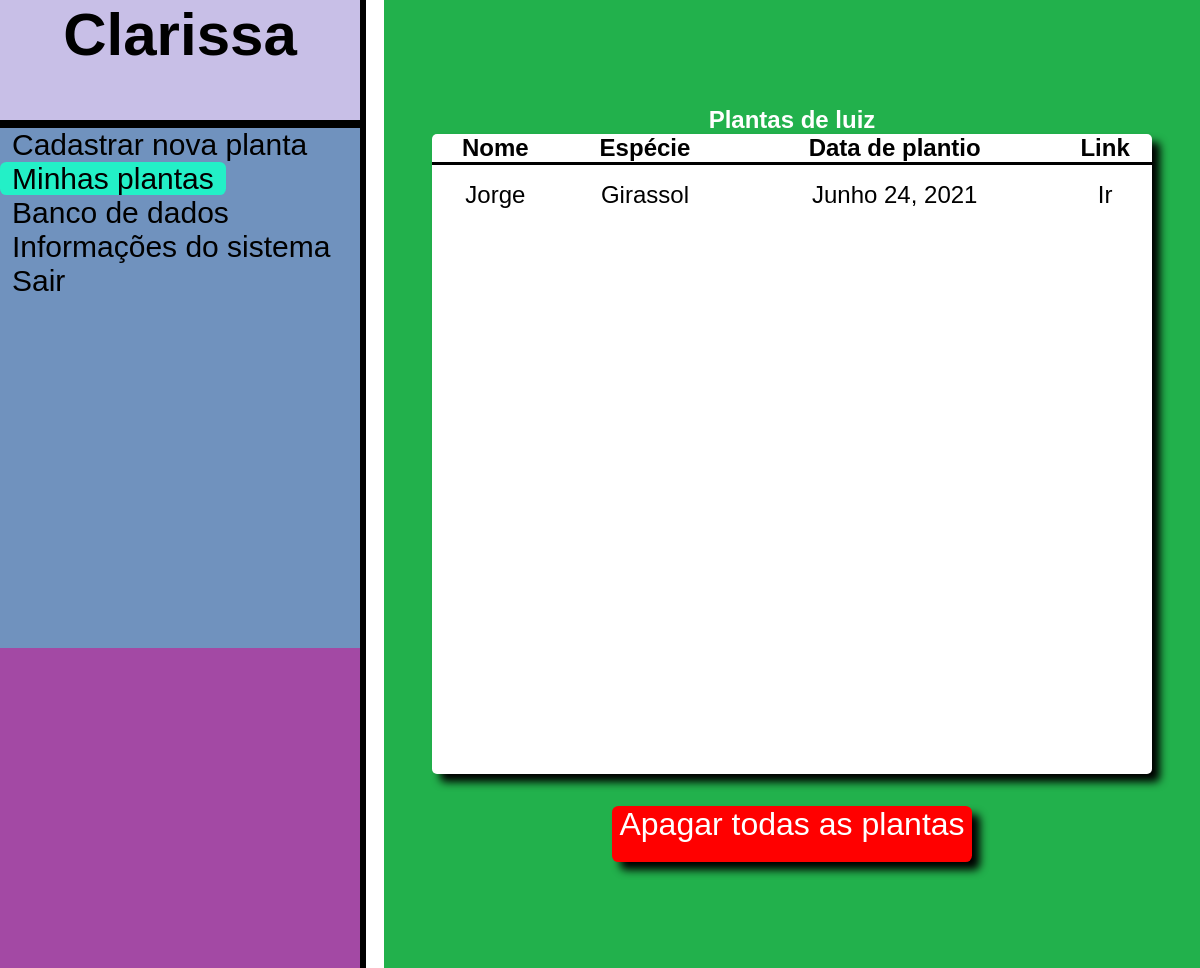
/minhas_plantas/ (signed in), run on an earlier commit of the app's database.
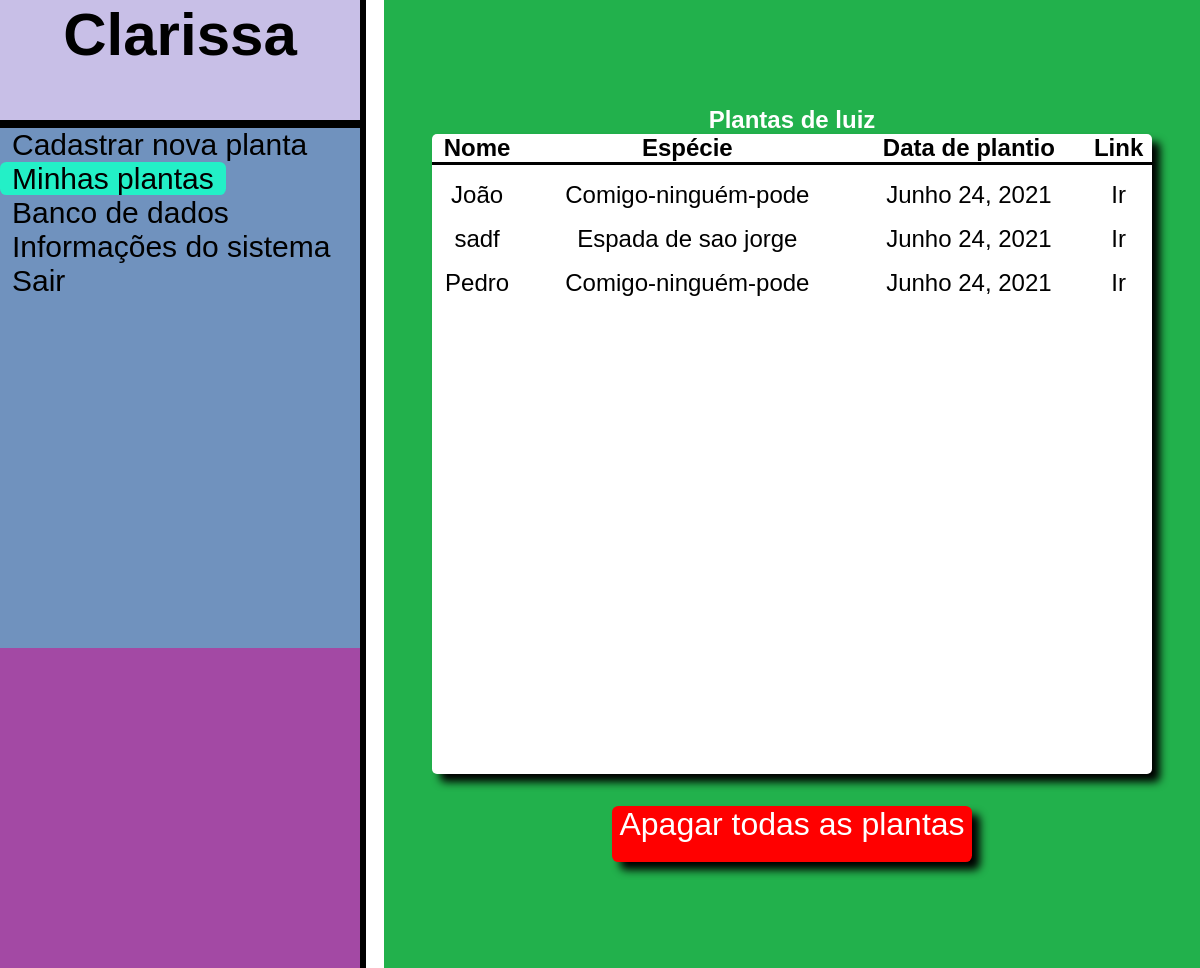
And on a later commit of the database.
### demo/models.py (models this page shows)
class Planta(models.Model):
    name=models.CharField(max_length=300, unique=True, blank=False)
    species=models.CharField(max_length=300,blank=False, unique=False)
    date=models.DateField(default=datetime.date(datetime.today()))
    image=models.ImageField(upload_to='Images', default='planta.png', blank=True, null=True)
    incidencia_solar=models.CharField(max_length=256, default='Sem dados')
    regada=models.DateField(default=datetime.date(datetime.today()))
    temperatura=models.CharField(max_length=256, default='Sem dados')
    umidade=models.CharField(max_length=256, default='Sem dados')
    usuario=models.ForeignKey(User, default=None,on_delete=models.CASCADE)

### pages/views.py (the view)
# urls.py: url(r'^minhas_plantas/$', views.minhas_plantas, name='minhas_plantas'),
@login_required(login_url='/accounts/login')
def minhas_plantas(request):
    restart_plantas()
    minhas_plantas=Planta.objects.all().filter(usuario=request.user)
    return render(request,'minhas_plantas.html', {'plantas':minhas_plantas ,'user':request.user})

### pages/views.py (called while the page is built)
def restart_plantas():
    global planta_name
    planta_name = ''
    global planta_especie
    planta_especie = ''
    global usuario
    usuario = ''

### templates/minhas_plantas.html (shortened to what this page needs)
<html lang="en">
<head>
    <link rel="stylesheet" href="/static/style.css">
    <link rel="stylesheet" href="/static/minhas_plantas.css">
</head>
<body>
    <div id="navbar">
        <div id="nav">
            <h1>Clarissa</h1>
        </div>
        <div id="left_bar">
            <a href="/nova_planta">Cadastrar nova planta </a>
            <p>
                <a href="/minhas_plantas" class="page">Minhas plantas </a>
            </p>
            <p>
                <a href="/banco_de_dados">Banco de dados </a>
            </p>
            <p>
                <a href="/informacoes">Informações do sistema</a>
            </p>
            <p>
                <a href="/accounts/logout">Sair</a>
            </p>
        </div>
        <div id="bottom_left"></div>
    </div>
    <div id="container" class="box">
        <h2 style="color: white">Plantas de {{ user }}</h2>
        <div id='square_table'>
            <table id="plantas">
                <tr>
                    <th>Nome</th>
                    <th>Espécie</th>
                    <th>Data de plantio</th>
                    <th>Link</th>
                </tr>
                    {% for planta in plantas %}
                    <tr>
                        <td> {{planta.name}} </td>
                        <td>{{planta.species}}</td>
                        <td>{{planta.date}}</td>
                        <td><a href="/dados_planta" onclick=' dadosPage("{{planta.name}}")'>Ir</a></td>
                    </tr>
                    {% endfor %}
            </table>
        </div>
        <a id="apagar_tudo" onclick="" href="/apagar">Apagar todas as plantas</a>
    </div>
</body>
</html>

What changed in the data, as far as the page shows it:
removed Planta: name "Jorge", species "Girassol", date "Junho 24, 2021"
added Planta: name "João", species "Comigo-ninguém-pode", date "Junho 24, 2021"
added Planta: name "sadf", species "Espada de sao jorge", date "Junho 24, 2021"
added Planta: name "Pedro", species "Comigo-ninguém-pode", date "Junho 24, 2021"
